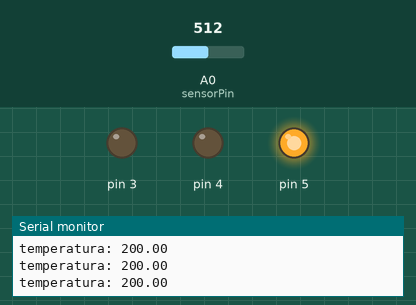
This sketch was run on a simulated Arduino Uno, built with avr-gcc and run on an emulated ATmega328P. Parts: output pins drawn as LEDs (lit = HIGH), the last lines printed to the serial monitor. The inputs (shaded band) are chosen by the test bench; at power-on: A0 (sensorPin) = 512.

Above: at 1.2 s.
1.3 s: A0 (sensorPin) set to 518
At 1.8 s:
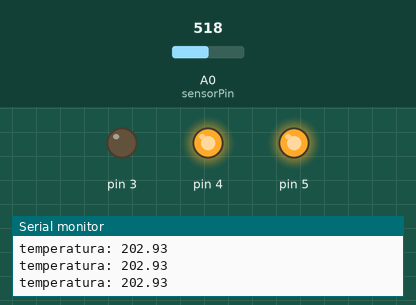
2.8 s: A0 (sensorPin) set to 716
At 3.1 s:
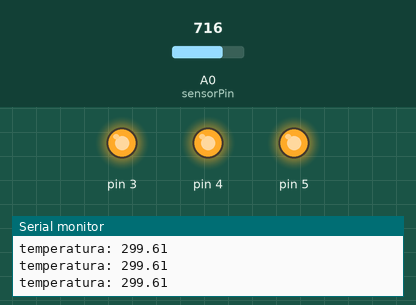
4.3 s: A0 (sensorPin) set to 511
At 4.9 s:
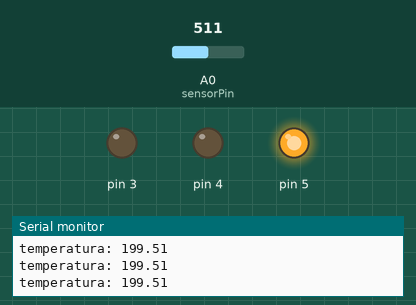
7.3 s: A0 (sensorPin) set to 900
At 7.7 s:
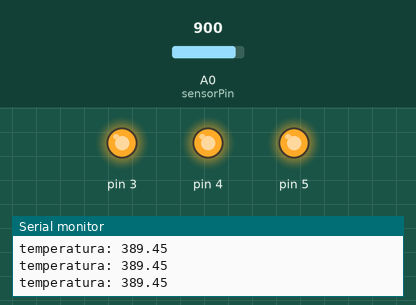
Timing chart, 0 to 9.8 s (numbered marks = the images above; inputs shaded):
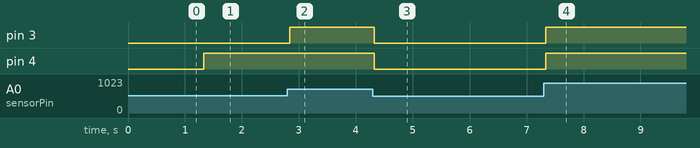

The sketch:

_3_termometer.ino
```cpp
/*
 * Author: Davide Fossacecchi
 * a sketch that create a termometer displaying the temperature in the console
 * and using a led array as a scale
 */

const int sensorPin = A0;
float baseline = 20.0;

/* that function gets the digital value of a voltage from 0 to 5V
 * and returns the temperature value in celsius
 */
float value2temp(int sensorValue){
  float voltage = sensorValue * (5.0/1024.0);
  float temp = (voltage - .5) * 100.0;
  return temp;
}

void setup(){
  Serial.begin(9600);
  for (int pin = 3; pin < 6; pin++){
    pinMode(pin, OUTPUT);
    digitalWrite(pin, LOW);
  }

  int sensorValue = analogRead(sensorPin);
  baseline = value2temp(sensorValue);
  digitalWrite(5,HIGH);
}

void loop(){
  int sensorValue = analogRead(sensorPin);
  float temperature = value2temp(sensorValue);
  Serial.print("temperatura: ");
  Serial.println(temperature);
  //compute the leds that have to be turned on
  if (temperature > (baseline + 2.5)){
   digitalWrite(4, HIGH);
   digitalWrite(3, LOW);
  }
  if (temperature > (baseline + 5.0)) digitalWrite(3, HIGH);
  if (temperature  <= (baseline + 2.5)) {
    digitalWrite(5, HIGH);
    digitalWrite(4, LOW);
    digitalWrite(3, LOW);
  }
}
```

Measured:
- the behaviour switches between 517 and 518 on A0 (sensorPin) (found by bisection; images 0 and 1)
- after the input at 1.3 s, pin 4: LOW → HIGH at once
- after the input at 2.8 s, pin 3: LOW → HIGH at once
- after the input at 4.3 s, pin 3, pin 4: HIGH → LOW at once
- after the input at 7.3 s, pin 3, pin 4: LOW → HIGH at once
